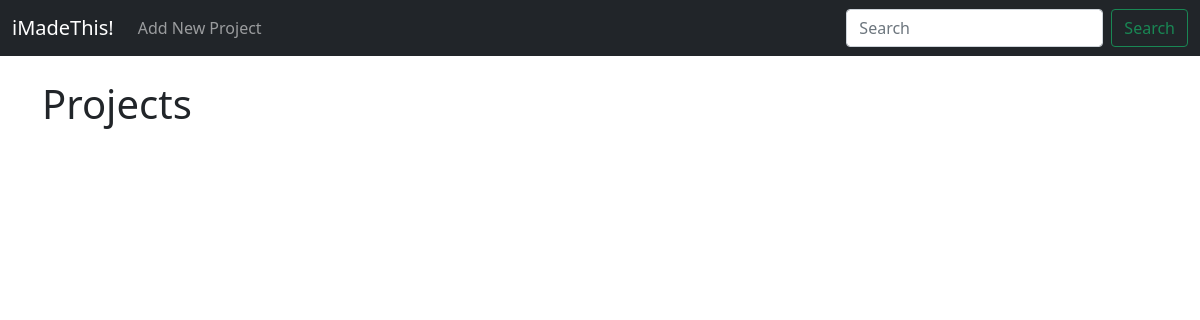
/, run on an earlier commit of the app's database.
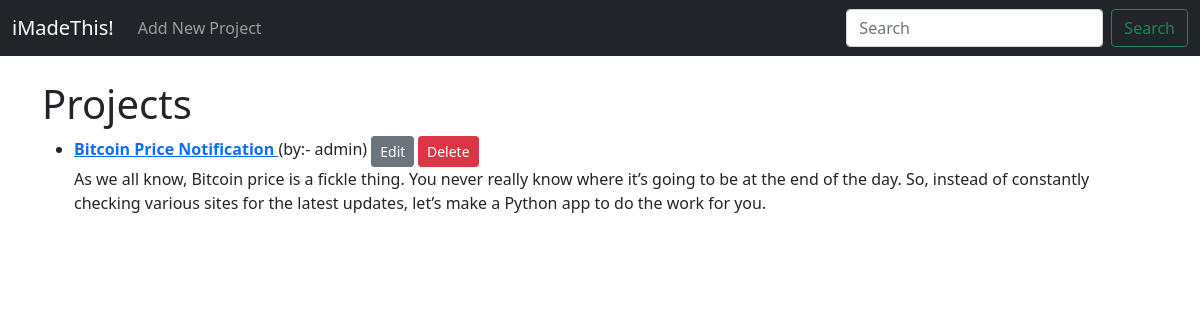
And on a later commit of the database.
### website/models.py (models this page shows, shortened)
class Project(models.Model):
    name = models.CharField(max_length=256)
    made_by = models.ForeignKey(
        User, on_delete=models.CASCADE, related_name="project_owner"
    )
    description = models.TextField()
    link = models.URLField(max_length=256)

### website/views.py (the view)
# urls.py: path("", IndexPage.as_view(), name="index_page"),
class IndexPage(ListView):
    model = Project
    template_name = "website/index.html"

### website/templates/website/index.html
{% extends "website/layout.html" %}
{% block body %}
<h1>Projects</h1>
<ul>
    {% for project in object_list %}
    <li>
        <a href="{% url 'project_details_page' project.pk %}">
            <strong>
                {{ project.name }}
            </strong>
        </a>
        (by:- {{ project.made_by }})
        <small>
            <a href="{% url 'edit_project_details_page' project.pk %}" class="btn btn-sm btn-secondary">Edit</a>
            <a href="{% url 'delete_project_page' project.pk %}" class="btn btn-sm btn-danger">Delete</a>
        </small>
        <p>
            {{ project.description }}
        </p>
    </li>
    {% endfor %}
</ul>
{% endblock %}

What changed in the data, as far as the page shows it:
added Project: name "Bitcoin Price Notification", made_by "admin", description "As we all know, Bitcoin price is a fickle thing. You never really know where it’s going to be at the end of the day. So, instead of constantly checking various sites for the latest updates, let’s make a Python app to do the work for you."
